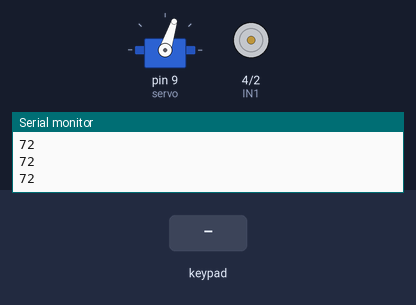
The sketch below on a simulated Arduino Uno, built with avr-gcc and run on an emulated ATmega328P. Parts: servo, motor-driver pin pairs drawn as motors (green arrow = first pin HIGH = forward, orange = second pin HIGH = backward, longer = more drive, scaled by the enable pin), the last lines printed to the serial monitor. The inputs (shaded band) are chosen by the test bench.

Above: at 1.2 s.
1.3 s: key 'S' pressed
At 1.51 s:
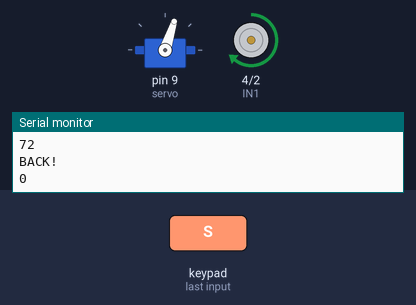
3.2 s: key 'X' pressed
At 3.44 s:
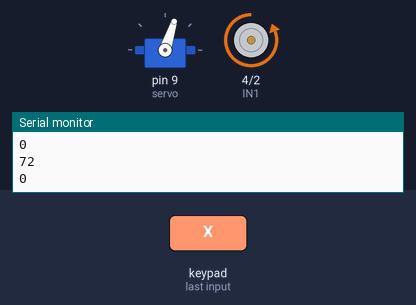
Timing chart, 0 to 6.2 s (numbered marks = the images above; inputs shaded):
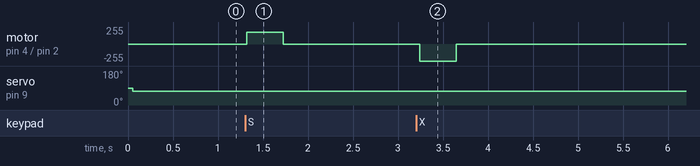

The sketch:

Race_robot.ino
```cpp
#include <PS2X_lib.h>  //for v1.6
#include <Servo.h>
#define ENA 6
#define IN1 4
#define IN2 2


PS2X ps2x; // create PS2 Controller Class
Servo servo;

//right now, the library does NOT support hot pluggable controllers, meaning
//you must always either restart your Arduino after you conect the controller,
//or call config_gamepad(pins) again after connecting the controller.
int error = 0;
byte type = 0;
byte vibrate = 0;

bool Direction = true;
bool Go = false;
int Angle = 0;

void setup() {
  Serial.begin(57600);
  servo.attach(9);
  pinMode(A0, INPUT);
  pinMode(ENA, OUTPUT);
  pinMode(IN1, OUTPUT);
  pinMode(IN2, OUTPUT);

  error = ps2x.config_gamepad(10, 11, 12, 13, true, true); //(clock, command, attention, data, Pressures?, Rumble?)
  if (error == 0) {
    Serial.println("Found Controller, configured successful");
  }

  else if (error == 1)
    Serial.println("No controller found, check wiring, see readme.txt to enable debug. visit www.billporter.info for troubleshooting tips");

  else if (error == 2)
    Serial.println("Controller found but not accepting commands. see readme.txt to enable debug. Visit www.billporter.info for troubleshooting tips");

  else if (error == 3)
    Serial.println("Controller refusing to enter Pressures mode, may not support it. ");

  type = ps2x.readType();
  switch (type) {
    case 0:
      Serial.println("Unknown Controller type");
      break;
    case 1:
      Serial.println("DualShock Controller Found");
      break;
    case 2:
      Serial.println("GuitarHero Controller Found");
      break;
  }

}

void loop() {


  if (error == 1) //skip loop if no controller found
    return;

  if (type != 2)
  { //DualShock Controller

    ps2x.read_gamepad(false, vibrate);          //считываем данные с контроллера
    //vibrate = analogRead(A0) / 2;      //включаем вибрацию, если робот в "отключке"

    if (ps2x.Button(PSB_BLUE))               //если удерживаем "ИКС"
    {
      Direction = true;
      Go = true;
    }
    else if (ps2x.Button(PSB_PINK))          //если удерживаем "КВАДРАТ"
    {
      Direction = false;
      Go = true;
      //tone(8, 4000, 200);
      //delay(500);
      Serial.println("BACK!");

    }
    else                                     //если ничего не удерживаем
    {
      Direction = true;
      Go = false;
    }

    if (Go)
    {
      if (Direction)
      {
        //analogWrite(ENA, ps2x.Analog(PSAB_BLUE));
        //analogWrite(ENB, ps2x.Analog(PSAB_BLUE));
        //Serial.println(ps2x.Analog(PSAB_BLUE));

        analogWrite(ENA, 255);
   //     analogWrite(ENB, 255);
        Serial.println(ps2x.Analog(PSAB_BLUE));
      }
      else {
        analogWrite(ENA, 180);
 //       analogWrite(ENB, 180);
        Serial.println(ps2x.Analog(PSAB_PINK));
      }
    }
    else
    {
      analogWrite(ENA, 0);
  //    analogWrite(ENB, 0);
    }


    digitalWrite(IN1, !Direction);
    digitalWrite(IN2, Direction);
 //   digitalWrite(IN3, Direction);
 //   digitalWrite(IN4, !Direction);

    delay(50);

    int x = map(ps2x.Analog(PSS_LX), 0, 255, 40, 105);

    servo.write(x);
    Serial.println(x);

    if (ps2x.Button(PSB_R1))            //will be TRUE if button was JUST pressed
      tone(8, 3500, 200);
    /*
        if (ps2x.Button(PSB_START))                  //will be TRUE as long as button is pressed
          Serial.println("Start is being held");

        if (ps2x.Button(PSB_PAD_UP)) {        //will be TRUE as long as button is pressed
          Serial.print("Up held this hard: ");
          Serial.println(ps2x.Analog(PSAB_PAD_UP), DEC);
        }
        if (ps2x.Button(PSB_PAD_RIGHT)) {
          Serial.print("Right held this hard: ");
          Serial.println(ps2x.Analog(PSAB_PAD_RIGHT), DEC);
        }
        if (ps2x.Button(PSB_PAD_LEFT)) {
          Serial.print("LEFT held this hard: ");
          Serial.println(ps2x.Analog(PSAB_PAD_LEFT), DEC);
        }
        if (ps2x.Button(PSB_PAD_DOWN)) {
          Serial.print("DOWN held this hard: ");
          Serial.println(ps2x.Analog(PSAB_PAD_DOWN), DEC);
        }


        if (ps2x.NewButtonState())               //will be TRUE if any button changes state (on to off, or off to on)
        {

          if (ps2x.Button(PSB_L3))
            Serial.println("L3 pressed");
          if (ps2x.Button(PSB_R3))
            Serial.println("R3 pressed");
          if (ps2x.Button(PSB_L2))
            Serial.println("L2 pressed");
          if (ps2x.Button(PSB_R2))
            Serial.println("R2 pressed");
          if (ps2x.Button(PSB_GREEN))
            Serial.println("Triangle pressed");

        }


        if (ps2x.ButtonPressed(PSB_BLUE))            //will be TRUE if button was JUST pressed
          Serial.println("FORWARD");

        if (ps2x.ButtonReleased(PSB_PINK))            //will be TRUE if button was JUST released
          Serial.println("Square just released");

        if (ps2x.NewButtonState(PSB_BLUE))           //will be TRUE if button was JUST pressed OR released
          Serial.println("X just changed");


        if (ps2x.Button(PSB_L1) || ps2x.Button(PSB_R1)) // print stick values if either is TRUE
        {
          Serial.print("Stick Values:");
          Serial.print(ps2x.Analog(PSS_LY), DEC); //Left stick, Y axis. Other options: LX, RY, RX
          Serial.print(",");
          Serial.print(ps2x.Analog(PSS_LX), DEC);
          Serial.print(",");
          Serial.print(ps2x.Analog(PSS_RY), DEC);
          Serial.print(",");
          Serial.println(ps2x.Analog(PSS_RX), DEC);
        }

    */
  }

}
```

Measured:
- after the input at 1.3 s, motor on pin 4 (IN1) / pin 2 (IN2): stopped → forward 180/255 at once, → stopped 0.41 s later
- after the input at 3.2 s, motor on pin 4 (IN1) / pin 2 (IN2): stopped → backward 255/255 at once, → stopped 0.41 s later
